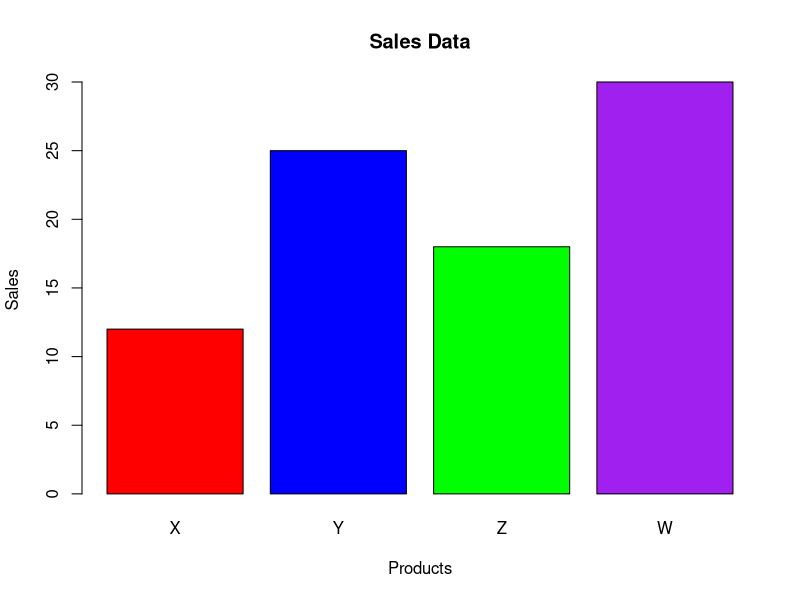

The R script that drew this image:
products <- c("X", "Y", "Z", "W")
sales <- c(12, 25, 18, 30)
barplot(sales, names.arg=products, col=c("red", "blue", "green", "purple"),
        main="Sales Data", xlab="Products", ylab="Sales")
